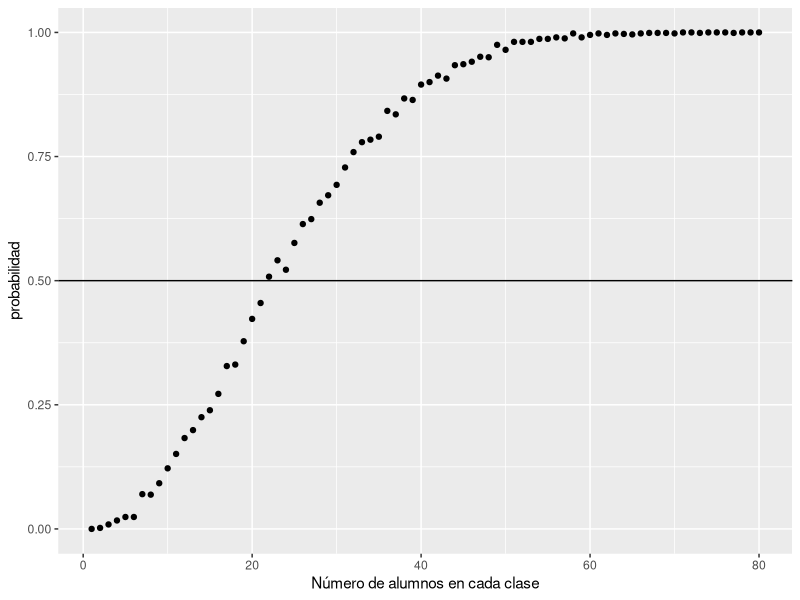
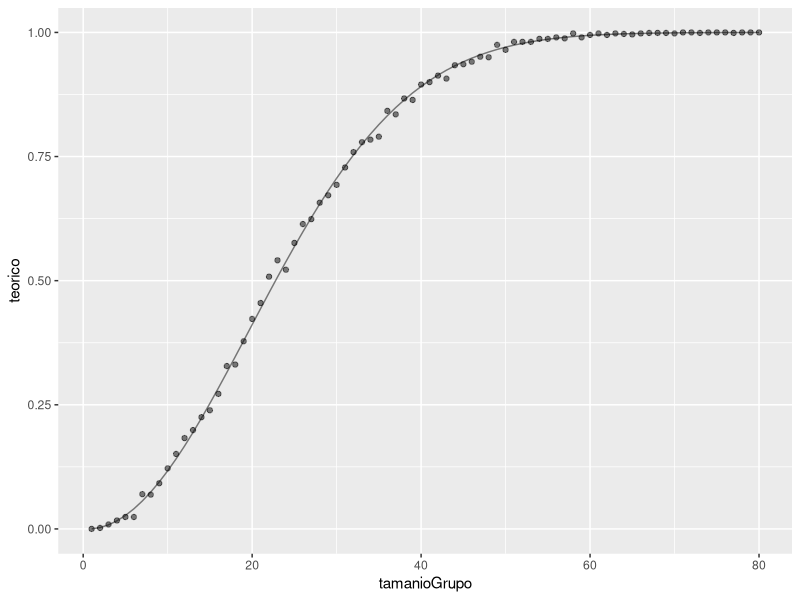
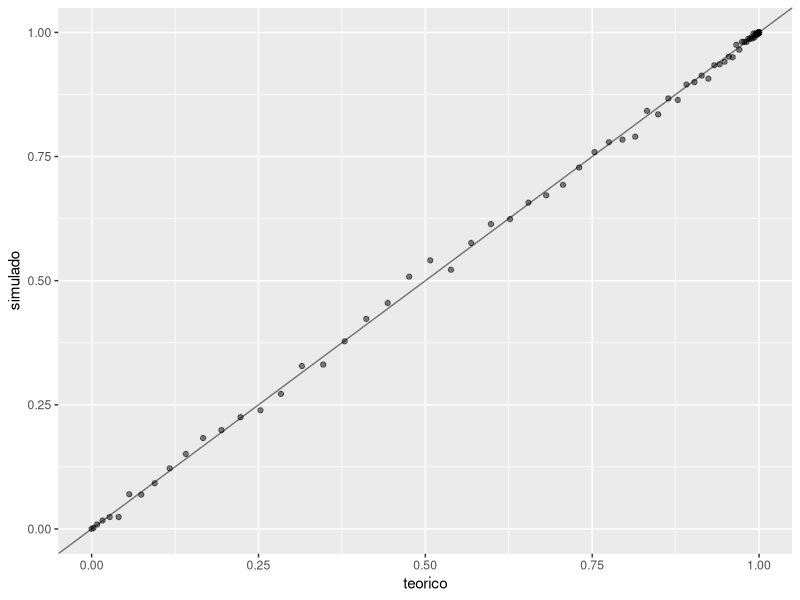

The R source for these figures, in order:
## ---- chunk 1
library(tidyverse)
library(ggplot2)
## ---- chunk 2
dias <- 1:365
## ---- chunk 3
personas <- sample(dias, 50, replace = TRUE)
## ---- chunk 4
personas
## ---- chunk 5
duplicated(personas)
## ---- chunk 6
any(duplicated(personas))
## ---- chunk 7
# Simulación de Montecarlo con 10 mil repeticiones
veces <- 10000
resultados <- replicate(veces, {    
    personas <- sample(dias, 50, replace = TRUE)
    # Retorna un valor lógico de si hay duplicados
    any(duplicated(personas))
})
# Probabilidad:
mean(resultados) 
## ---- chunk 8
veces <- 10000
resultados <- replicate(veces, {    
    personas <- sample(dias, 8, replace = TRUE)
    any(duplicated(personas))
})
mean(resultados) 
## ---- chunk 9
estimaProbabilidad <- function(cantPersonas, veces = 1000){
    resultados <- replicate(veces, {
        personas <- sample(dias, cantPersonas, replace = TRUE)
        any(duplicated(personas))
    })
    mean(resultados) 
}
estimaProbabilidad(25)
## ---- chunk 10
# Creamos 80 distintos grupos de personas
# El primer grupo con 1 persona, el último grupo con 80 personas
grupos <- 1:80
# Estimamos la probabilidad dependiendo del número de personas por grupo
prob <- sapply(grupos, estimaProbabilidad)
prob
## ---- chunk 11
probabilidades <- tibble(
  n = grupos,
  probabilidad = prob
)

ggplot(probabilidades, aes(n, probabilidad)) +
  geom_point() +
  xlab("Número de alumnos en cada clase") +
  geom_hline(yintercept=0.5)
## ---- chunk 12
total <- 1; 
probs <- tibble("tamanioGrupo" = integer(), "teorico" = double(), "simulado" = double())
for(i in 1:80) { 
  total = total * ((366 - i) / 365) # Esto es la probabilidad de que un grupo de i personas NO cumplan años el mismo día
  probs[i,1] <- i
  probs[i,2] <- 1 - total # Uno menos la probabilidad de que las i personas No cumplan el mismo día es la probabilidaad de que al menos dos personas Si cumplan el mismo día. Son conjuntos complementarios.
  probs[i,3] <- probabilidades[[i,2]] # esto agrega los datos de la simulación al tibble
}
probs
## ---- chunk 13
ggplot(probs) + 
  aes(x = tamanioGrupo, y = teorico) +
  geom_line(alpha = 0.5) +
  geom_point(aes(x = tamanioGrupo, y = simulado),alpha = 0.5)
## ---- chunk 14
ggplot(probs) + 
  aes(x = teorico, y = simulado) +
  geom_point(alpha = 0.5) + 
  geom_abline(intercept = 0, slope = 1, alpha = 0.5)
